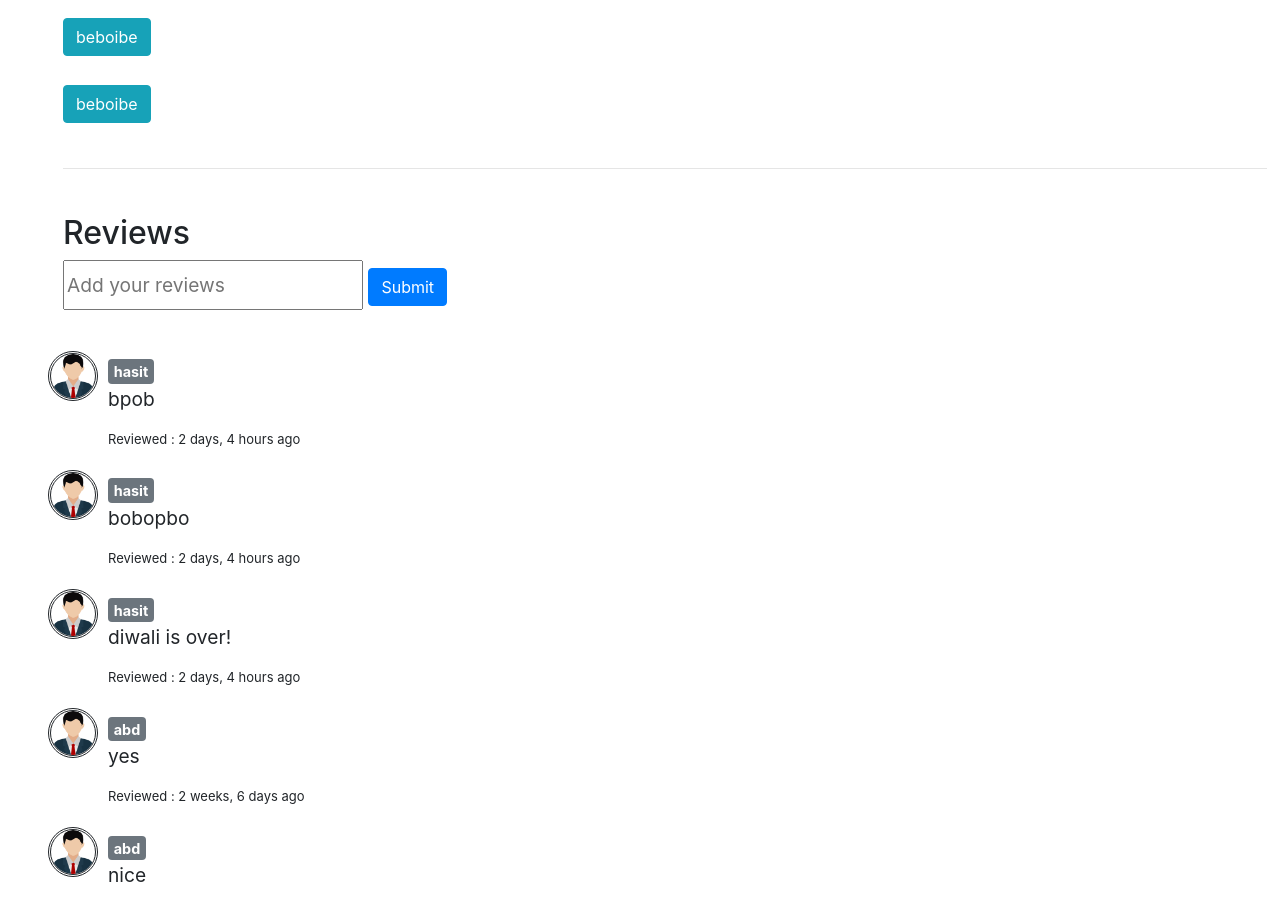
Page /productDetail/1 (signed in, middle part) on the earlier database version.
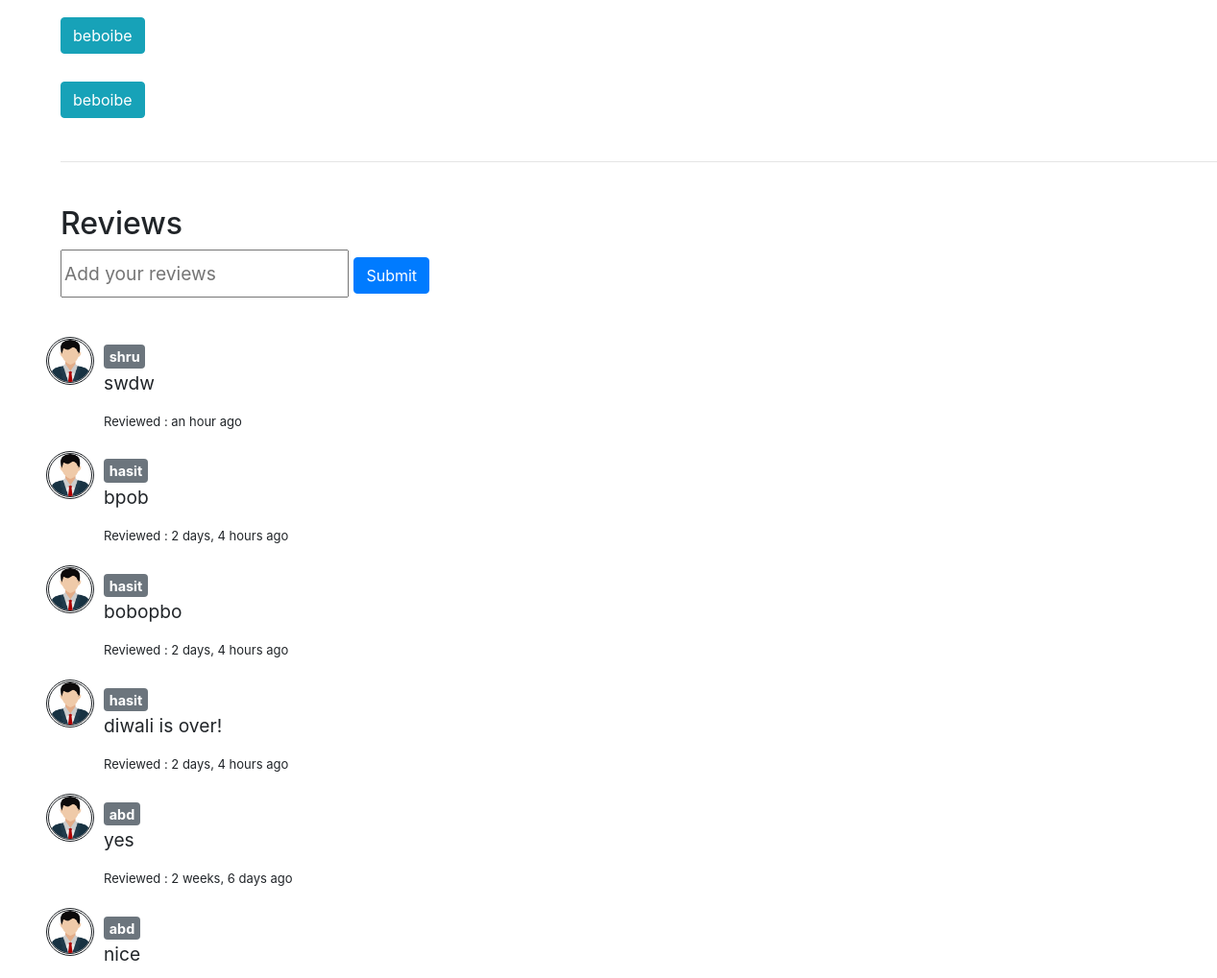
Same page on the later database version.
### shop/models.py (models this page shows, shortened)
class UsersQuery(models.Model):
        query_user_id = models.ForeignKey(User,on_delete=models.CASCADE)
        query_product_id = models.ForeignKey(Product_Detail,on_delete=models.CASCADE)
        srNo = models.AutoField(primary_key=True)
        question = models.CharField(max_length=500)
        currentTime = models.DateTimeField(auto_now_add=True)
        answer = models.CharField(max_length=500)
        likes = models.IntegerField()

class Product_Review(models.Model):
        review_user_id = models.ForeignKey(User,on_delete=models.CASCADE, default="0")
        review_product_id = models.ForeignKey(Product_Detail,on_delete=models.CASCADE, default='1')
        srNo = models.AutoField(primary_key=True)
        message = models.CharField(max_length=300, default='-')
        reviewTime = models.DateTimeField(auto_now_add=True)

### shop/views.py (the view, shortened to what this page needs)
# urls.py: path("productDetail/<int:product_id>",views.productPreview,name="ProductDetail"),
def productPreview(request,product_id):
    products = Product_Detail.objects.filter(product_id=product_id)[0]
    questions = UsersQuery.objects.filter(query_product_id=product_id)
    reviews = Product_Review.objects.filter(review_product_id=product_id)
    field='body'
    wishlist_prod = Wishlist.objects.filter(wishlist_user_id=request.user).values_list('wishlist_product_id', flat=True)[:]
    dict = {}
    for i in wishlist_prod:
        dict[i]=1
    context = {'current_product_id' : product_id, 'review' : reviews, 'products' : products,
    'questions':questions, 'wishlist_prod' : list(dict.keys())
    }
    return render(request,'productPreview.html' , context=context)

### shop/templates/productPreview.html (shortened to what this page needs)
{% extends 'base.html' %} {% load static %}
    {% block head %}
    <link rel="stylesheet" href="{% static 'css/productPreview.css' %}">
    <title> {% block title %} Product Preview {% endblock %}</title> {% endblock %}
{% block body %}
<body onload="showHeartColor()">
    <div class="container-fluid m-5">
        <br>
        <br><br>
        <br>
        <br>
        <div>
            {% for q in questions %}
            <button type="button" class="btn btn-info" data-toggle="collapse" data-target="#demo{{q.srNo}}">
                {{q.question}}
            </button>
            <br>
            <br>
            {% endfor %}
        </div>
        <hr>
        <br>
        <h2>Reviews</h2>
        <div>
            <form id="reviews_form" method="POST">
                <input class="addreview" id="review" type="text" name="review" style="width: 300px"
                    placeholder="Add your reviews    ">
                <button class="btn btn-primary" onclick="window.location.href=window.location.href">Submit</button>
            </form>
        </div>
        <br>
        <div class="reviewbox">
            {% load static %}
            {% load humanize %}
            {% for i in review reversed %}
            <div class="row">
                <div>
                    <p>
                        <img class="userimg" src="{% static 'images/myuser.png' %}" style="height: 50px;"></p>
                </div>
                <div class="reviewboxcontent col-md-3">
                    <div>
                        <p class="badge badge-secondary" style="display: inline;">{{i.review_user_id}}</p>
                    </div>
                    <p>{{i.message}}</p>
                    <p style="font-size: 13px; color:'grey'">Reviewed : {{i.reviewTime|naturaltime}}</h6>
                </div>
            </div>
            {% endfor %}
        </div>
    </div>
</body>
{% endblock %}

Differences in the rows shown:
added Product_Review: review_user_id "shru", message "swdw", reviewTime "an hour ago"
